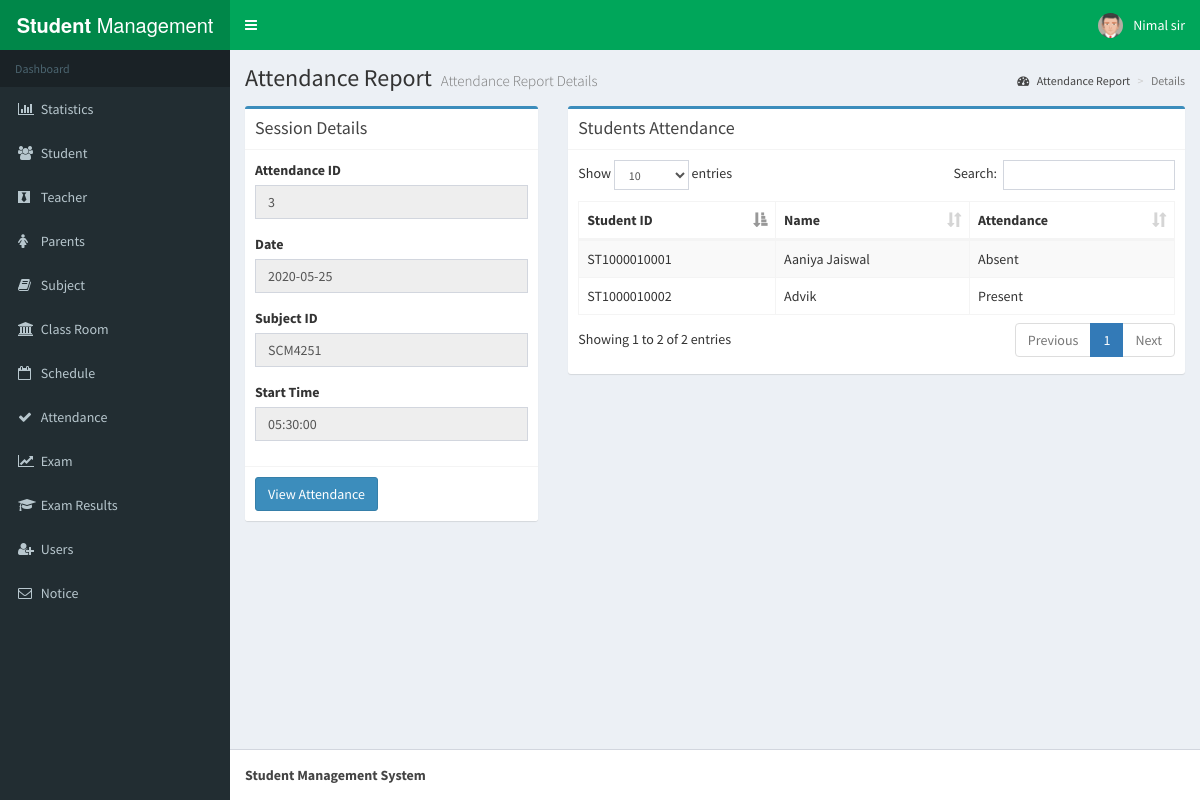
Page /attendancelist.php?view=3&aid=3&date=2020-05-25&subject=SCM4251&stime=05:30:00 (signed in) on the committed database.
### tables this page shows
CREATE TABLE `attendancereport` (
  `aid` int(20) NOT NULL,
  `sid` varchar(50) NOT NULL,
  `status` varchar(50) NOT NULL
);

CREATE TABLE `student` (
  `sid` varchar(25) NOT NULL,
  `fname` varchar(50) NOT NULL,
  `lname` varchar(50) NOT NULL,
  `bday` date NOT NULL,
  `address` varchar(250) NOT NULL,
  `parent` int(10) NOT NULL,
  `gender` varchar(10) NOT NULL,
  `classroom` varchar(25) NOT NULL,
  `email` varchar(50) NOT NULL
);

### attendancelist.php (the view, shortened to what this page needs)
<?php session_start();
include_once 'database.php';
?>
<!DOCTYPE html>
<html>
<head>
  <link rel="stylesheet" href="bower_components/bootstrap/dist/css/bootstrap.min.css">
  <link rel="stylesheet" href="bower_components/font-awesome/css/font-awesome.min.css">
  <link rel="stylesheet" href="bower_components/Ionicons/css/ionicons.min.css">
    <link rel="stylesheet" href="bower_components/datatables.net-bs/css/dataTables.bootstrap.min.css">
  <link rel="stylesheet" href="bower_components/bootstrap-daterangepicker/daterangepicker.css">
    <link rel="stylesheet" href="plugins/timepicker/bootstrap-timepicker.min.css">
  <link rel="stylesheet" href="bower_components/bootstrap-datepicker/dist/css/bootstrap-datepicker.min.css">
  <link rel="stylesheet" href="bower_components/select2/dist/css/select2.min.css">
  <link rel="stylesheet" href="dist/css/AdminLTE.min.css">
  <link rel="stylesheet" href="dist/css/skins/_all-skins.min.css">
</head>
<body class="hold-transition skin-green sidebar-mini">
<div class="wrapper">
 <?php include_once 'header.php'; ?>
  <?php include_once 'sidebar.php'; ?>
  <div class="content-wrapper">
    <section class="content-header">
      <h1>
        Attendance Report
        <small>Attendance Report Details</small>
      </h1>
      <ol class="breadcrumb">
        <li><a href="#"><i class="fa fa-dashboard"></i> Attendance Report</a></li>
        <li class="active">Details</li>
      </ol>
    </section>
    <section class="content">
 <div class="row">
 <div class="col-xs-4">
          <div class="box box-primary">
            <div class="box-header with-border">
              <h3 class="box-title">Session Details</h3>
            </div>
            <form role="form" method="POST" >
              <div class="box-body">
                  <div class="form-group">
                  <label for="exampleInputPassword1">Attendance ID</label>
                  <input name="sid" type="text" class="form-control" id="exampleInputPassword1" disabled="disabled" value=<?php echo "'".$_GET['aid']."'"; ?>>
                </div>
                  <div class="form-group">
                  <label for="exampleInputPassword1">Date</label>
                  <input name="sid" type="text" class="form-control" id="exampleInputPassword1" disabled="disabled" value=<?php echo "'".$_GET['date']."'"; ?>>
                </div>
                  <div class="form-group">
                  <label for="exampleInputPassword1">Subject ID</label>
                  <input name="sid" type="text" class="form-control" id="exampleInputPassword1" disabled="disabled" value=<?php echo "'".$_GET['subject']."'"; ?>>
                </div>
                <div class="form-group">
                  <label for="exampleInputPassword1">Start Time</label>
                  <input name="sid" type="text" class="form-control" id="exampleInputPassword1" disabled="disabled" value=<?php echo "'".$_GET['stime']."'"; ?>>
                </div>
              </div>
<div class="box-footer">
                  <?php
                  $sql = "SELECT * from attendancereport where aid =".$_GET['aid'];
                  $result = $conn->query($sql);
                  if ($result->num_rows > 0) {
            echo ' <a  href="attendancelist.php?view='.$_GET['aid'].'&aid='.$_GET['aid'].'&date='.$_GET['date'].'&subject='.$_GET['subject'].'&stime='.$_GET['stime'].'"  class="btn btn-primary">View Attendance</a>';
                                  }else{echo '<a href="attendancelist.php?mark='.$_GET['aid'].'&class='.$_GET['class'].'&aid='.$_GET['aid'].'&date='.$_GET['date'].'&subject='.$_GET['subject'].'&stime='.$_GET['stime'].'  "class="btn btn-primary">Mark Attendance</a>';}
                  ?>
              </div>
            </form>
          </div></div>
          <div class="col-xs-8">
            <?php if(isset($_GET['mark'])){ ?>
          <div class="box box-primary">
            <div class="box-header with-border">
              <h3 class="box-title">Students Attendance</h3>
            </div>
            <div class="box-body"><form action="" method="post">
              <table id="example1" class="table table-bordered table-striped">
                <thead>
                <tr>
                  <th>Student ID</th>
                  <th>Name</th>
                  <th>Attendance</th>
                </tr>
                </thead>
                <tbody>
                  <?php
                  $sql = "SELECT * from student where classroom='".$_GET['class']."'";
                  $result = $conn->query($sql);
                  if ($result->num_rows > 0) {
                    $x=0;
                     while($row = $result->fetch_assoc()) {
                      echo "<tr><td> " . $row["sid"]. " </td><td> " . $row["fname"]." " . $row["lname"]." </td>
                      <td><div class='form-group'>
                 <input type='hidden' name='sid[]'' value='".$row["sid"]."' />
                 <input type='hidden' name='aid[]'' value='".$_GET["aid"]."' />
                  <div class='radio '>
  <label style='width: 100px'><input type='radio' name='att[".$x."]' value='Present' checked> &nbsp&nbsp&nbspPresent</label>
  <label style='width: 100px'><input type='radio' name='att[".$x."]' value='Absent' checked> &nbsp&nbsp&nbspAbsent</label>
</div>
                </div></td>
                      </tr>"; $x++;
                       }
                                  }
                  ?>
                </tbody>
                <tfoot>
                </tfoot>
              </table>
            </div>
            <div class="box-footer">
                <button type="submit" name="submitatt" value="submit" class="btn btn-primary">Submit</button>
              </div>
            </form>
          </div>
          <?php }elseif (isset($_GET['view'])) { ?>
          <div class="box box-primary">
            <div class="box-header with-border">
              <h3 class="box-title">Students Attendance</h3>
            </div>
            <div class="box-body"><form action="" method="post">
              <table id="example1" class="table table-bordered table-striped">
                <thead>
                <tr>
                  <th>Student ID</th>
                  <th>Name</th>
                  <th>Attendance</th>
                </tr>
                </thead>
                <tbody>
                  <?php
                  $sql = "SELECT * from attendancereport,student where aid='".$_GET['aid']."' and attendancereport.sid = student.sid";
                  $result = $conn->query($sql);
                  if ($result->num_rows > 0) {
                     while($row = $result->fetch_assoc()) {
                      echo "<tr><td> " . $row["sid"]. " </td><td> " . $row["fname"]." " . $row["lname"]." </td>
                      <td>" . $row["status"]. " </td>
                      </tr>";
                       }
                                  }
                  ?>
                </tbody>
              </table>
            </div>
          </div>
<?php
          } ?>
          </div>
        </div>
    </section>
  </div>
  <?php include_once 'footer.php'; ?>
</div>
</body>
</html>

### rows in the picture
attendancereport: sid.sid "ST1000010001", sid.fname "Aaniya", sid.lname "Jaiswal", status "Absent"
attendancereport: sid.sid "ST1000010002", sid.fname "Advik", status "Present"

### other values in the picture
$_SESSION['user'] "Nimal sir"
